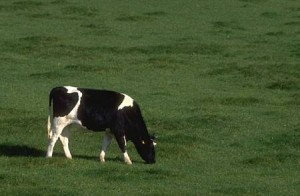
%> input picture computer-vision/Ex09/Huang_Ex9/u6_code/cow.jpg, 300 x 196 px
$ octave --eval "run_ex5;"   (GNU Octave 9; MATLAB toolbox functions it lacks are replaced by stand-ins)
%> lines starting %> are read from the running program, lines starting %| are printed output that depends on the picture
### computer-vision/Ex09/u6_code/meanshiftSeg.m
function [map, peak] = meanshiftSeg(img)

n = size(img, 3); % number of channels: l*a*b
L = size(img,1) * size(img,2); % number of total pixels
r = 30; % radius of spherical window
X = reshape(img, [L, n]);
X = double(X);
bandwidth = 0.3; % threshold for terminating move of peak

visit = zeros(L,1); % record the visited pixels and start mean shift on unvisited ones (faster)
cluster_centers = []; % store cluster centers
cluster_num = 0; % the number of clusters
counts_all_clusters = zeros(1, L); % histogram for each point to all the clusters, more rows would be added

while ~isempty(find(visit == 0))

    unvisit = find(visit == 0);
    index = randsample(unvisit, 1); % choose an unvisit randomly
    peak = X(index,:);
    points_cur_clusters = [];
    counts_cur_cluster = zeros(1, L);

    % find peak and do mean shift
    while 1
        diff = sum((peak - X).^2, 2);
        indices = find(diff < r^2); % inside a circle
%         size(indices)
        old_peak = peak;
        peak = mean(X(indices,:), 1); % mean shift
        points_cur_clusters = [points_cur_clusters indices']; % store all the points during shifting and later set them to visited state
%         size(points_cur_clusters)
        counts_cur_cluster(indices) = counts_cur_cluster(indices) + 1; % add 1 to histogram if the points belong to current clusters
        if norm(peak - old_peak) < bandwidth
           break
        end
    end

    % cluster center merge or add new cluster
    isMerge = 0;
    if cluster_num > 0
        for i = 1 : cluster_num
           diff = norm(peak - cluster_centers(i,:)); % if the distance of lab color is smaller than r / 2
           if diff < r / 2
               cluster_centers(i,:) = (peak + cluster_centers(i,:)) / 2; % merge the centers with the current peak
               counts_all_clusters(i,:) = counts_all_clusters(i,:) + counts_cur_cluster; % update the histogram with current counts
               isMerge = 1; % set merged flag to be true
               break
           end
        end
    end

    % if not merged, add a new center and its
    if isMerge == 0
        cluster_num = cluster_num + 1;
        cluster_centers(cluster_num,:) = peak;
        counts_all_clusters(cluster_num,:) = counts_cur_cluster;
    end
    visit(points_cur_clusters) = 1;

end

disp(cluster_num);

[~, map] = max(counts_all_clusters, [], 1); % maximum counts of each point to all clusters
map = reshape(map, size(img,1), size(img,2)); % remember to reshape for visualization

end

### computer-vision/Ex09/Huang_Ex9/u6_code/generate_mu.m
% Generate initial values for mu
% K is the number of segments

function mu = generate_mu(X, K)

% generate k mu by random sample from pixels
mu = zeros(K,3);
L = size(X,1);
index = randsample(L,K);
for k = 1 : K
   mu(k,:) = X(index(k),:);
end

end

### computer-vision/Ex09/Huang_Ex9/u6_code/EM.m
function [map cluster] = EM(img)

n = size(img,3);
L = size(img,1) * size(img,2);
X = reshape(img, [L, n]);
X = double(X);
K = 3; % 3 clusters

% use function generate_mu to initialize mus
% use function generate_cov to initialize covariances
alpha = ones(1,K) / K;
mu = generate_mu(X, K);
cov = generate_cov(X, K);

% iterate between maximization and expectation
% use function maximization
% use function expectation
e = expectation(mu, cov, alpha, X); % initial old expectation
maxIter = 100;
y = []; % for plotting
for i = 1 : maxIter
    e_old = e;
    [mu, cov, alpha] = maximization(e, X); % maximization step
    e = expectation(mu, cov, alpha, X); % expectation step

    error = norm( sum( (e - e_old).^2) ) % error of expectation, sum over all pixels
    y = [y error];
    if error < 0.01 % small threshold
        break
    end
end

cluster = mu;
[~, map] = max(e, [], 2);
map = reshape(map, size(img,1), size(img,2));

disp(i);
disp(alpha);
disp(mu);
disp(cov)

% plot the error curve
x = 1 : i;
figure(31);
plot(x,y);
title('Error curve of expectation for EM clustering: K = 5');
xlabel('iterations');
ylabel('Error');
end

### computer-vision/Ex09/u6_code/generate_cov.m
% Generate initial values for the K
% covariance matrices

function cov = generate_cov(X, K)

% generate randomly intial covariance matrix using diag function and random
% sample
cov = zeros(3,3,K);
L = size(X,1);
index = randsample(L,K);
for k = 1 : K
    cov(:,:,k) = diag(X(index(k),:));
%     cov(:,:,k) = diag(X(index(1),:));
end

end

### computer-vision/Ex09/u6_code/expectation.m
function P = expectation(mu,var,alpha,X)

K = length(alpha);
L = size(X,1);
n = size(X,2);
p_z = zeros(L,1);
P = zeros(K, L);

for k = 1 : K
    for i = 1 : L
        % calculate p(z|x)
        p_z(i) = alpha(k) ./ ((2*pi).^(n/2)*sqrt(det(var(:,:,k)))) .* exp(-0.5*(X(i,:)-mu(k,:))*inv(var(:,:,k))*(X(i,:)-mu(k,:))');
    end
    P(k,:) = p_z;
%       vectorized dimension is too high
%       P(k,:) = alpha(k) ./ ((2*pi).^(n/2)*sqrt(det(var(:,:,k)))) .* exp(-0.5*(X-mu(k,:))*inv(var(:,:,k))*(X-mu(k,:))');
end

% normalization on k clusters
P = P ./ sum(P);
P = P';

end

### computer-vision/Ex09/Huang_Ex9/u6_code/maximization.m
function [mu, var, alpha] = maximization(P, X)

K = size(P,2);
L = size(X,1);
n = size(X,2);
mu = zeros(K,n);
var = zeros(n,n,K);
alpha = sum(P) / L; % new alpha

for k = 1 : K
    mu(k,:) = sum(X .* P(:,k)) / sum(P(:,k)); % calculate the new mu based on the equation
end

for k = 1 : K
    s = 0;
    for i = 1 : L
        s = s + P(i,k) .* ((X(i,:) - mu(k,:))' * (X(i,:) - mu(k,:)));
    end
    var(:,:,k) = s ./ sum(P(:,k)); % new cov based on new mu
end

### computer-vision/Ex09/Huang_Ex9/u6_code/exercise6.m
function run_ex5()

% load image
img = imread('cow.jpg');
%> img is the input picture: size 196x300x3 uint8; mean R, G, B 68, 84.9, 47.4
% img = imread('zebra_b.jpg');

% for faster debugging you might want to decrease the size of your image
% (use imresize)
% (especially for the mean-shift part!)
% img = imresize(img, 0.3); % scale for zebra
% figure, imshow(img), title('original image')

% smooth image (6.1a)
% (replace the following line with your code for the smoothing of the image)
h = fspecial('gaussian', [5 5], 5.0);
imgSmoothed = imfilter(img, h);
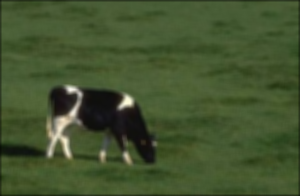
%> imgSmoothed: size 196x300x3 uint8; mean R, G, B 67.4, 84, 46.9
% figure, imshow(imgSmoothed), title('smoothed image')

% convert to L*a*b* image (6.1b)
% (replace the folliwing line with your code to convert the image to lab
% space
C = makecform('srgb2lab');
imglab = applycform(imgSmoothed, C);
%> imglab: size 196x300x3 uint8; mean of channels 1, 2, 3 85.1, 115.9, 147.3
% figure, imshow(imglab), title('l*a*b* image')


% (6.2)
[mapMS peak] = meanshiftSeg(imglab);
%> the loop in meanshiftSeg, `while ~isempty(find(visit == 0))` made 6 passes
%> index on passes 2 to 6: 25622, 17349, 11496, 14394, 24992
%> after the loop in meanshiftSeg, `while ~isempty(find(visit == 0))`: cluster_centers = [88.47 114.7 148.8; 23.78 126.5 131.9; 165.9 126.6 141]
%| 3
%> in meanshiftSeg, `map = reshape(map, size(img,1), size(img,2));`:
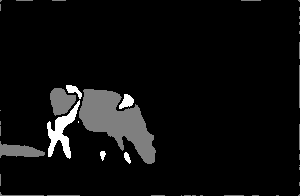
%> map: size 196x300 double; min 1, max 3, mean 1.11; drawn with min black and max white
%> peak = [165.9 126.6 141]
visualizeSegmentationResults (mapMS,peak);
%> (this line was passed over: visualizeSegmentationResults is not available in this run)

% (6.3)
[mapEM cluster] = EM(imglab);
%> after the loop in generate_mu, `for k = 1 : K`: mu = [82 114 148; 56 119 142; 95 115 149]
visualizeSegmentationResults (mapEM,cluster);

end
%> (the run ends here)
